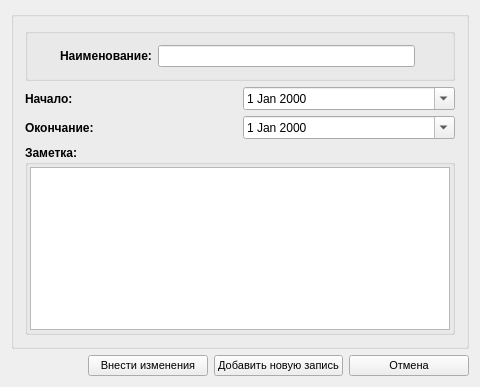
<?xml version="1.0" encoding="UTF-8"?>
<ui version="4.0">
 <class>ZPeriodForm</class>
 <widget class="QWidget" name="ZPeriodForm">
  <property name="geometry">
   <rect>
    <x>0</x>
    <y>0</y>
    <width>480</width>
    <height>387</height>
   </rect>
  </property>
  <property name="minimumSize">
   <size>
    <width>480</width>
    <height>200</height>
   </size>
  </property>
  <property name="windowTitle">
   <string>Добавление (изменение) данных по отчетным периодам</string>
  </property>
  <property name="windowIcon">
   <iconset resource="../cleaning.qrc">
    <normaloff>:/images/add.png</normaloff>:/images/add.png</iconset>
  </property>
  <property name="styleSheet">
   <string notr="true"/>
  </property>
  <layout class="QVBoxLayout" name="verticalLayout">
   <item>
    <widget class="QGroupBox" name="requiredBox">
     <property name="title">
      <string/>
     </property>
     <layout class="QGridLayout" name="gridLayout_2">
      <item row="3" column="0" colspan="2">
       <widget class="QGroupBox" name="pnlComment">
        <property name="font">
         <font>
          <weight>75</weight>
          <bold>true</bold>
         </font>
        </property>
        <property name="title">
         <string>Заметка:</string>
        </property>
        <layout class="QGridLayout" name="gridLayout">
         <property name="leftMargin">
          <number>2</number>
         </property>
         <property name="topMargin">
          <number>2</number>
         </property>
         <property name="rightMargin">
          <number>2</number>
         </property>
         <property name="bottomMargin">
          <number>2</number>
         </property>
         <property name="spacing">
          <number>1</number>
         </property>
         <item row="0" column="0">
          <widget class="QTextEdit" name="txtComment">
           <property name="font">
            <font>
             <weight>50</weight>
             <bold>false</bold>
            </font>
           </property>
          </widget>
         </item>
        </layout>
       </widget>
      </item>
      <item row="1" column="1">
       <widget class="QDateEdit" name="dateEditStart">
        <property name="calendarPopup">
         <bool>true</bool>
        </property>
       </widget>
      </item>
      <item row="1" column="0">
       <widget class="QLabel" name="nameText">
        <property name="font">
         <font>
          <weight>75</weight>
          <bold>true</bold>
         </font>
        </property>
        <property name="text">
         <string>Начало:</string>
        </property>
       </widget>
      </item>
      <item row="2" column="0">
       <widget class="QLabel" name="nameText_2">
        <property name="font">
         <font>
          <weight>75</weight>
          <bold>true</bold>
         </font>
        </property>
        <property name="text">
         <string>Окончание:</string>
        </property>
       </widget>
      </item>
      <item row="2" column="1">
       <widget class="QDateEdit" name="dateEditEnd">
        <property name="calendarPopup">
         <bool>true</bool>
        </property>
       </widget>
      </item>
      <item row="0" column="0" colspan="2">
       <widget class="QGroupBox" name="requiredBox_2">
        <property name="title">
         <string/>
        </property>
        <layout class="QGridLayout" name="gridLayout_3">
         <item row="0" column="1">
          <widget class="QLabel" name="nameText_4">
           <property name="font">
            <font>
             <weight>75</weight>
             <bold>true</bold>
            </font>
           </property>
           <property name="text">
            <string>Наименование:</string>
           </property>
          </widget>
         </item>
         <item row="0" column="2">
          <widget class="QLineEdit" name="txtName">
           <property name="maxLength">
            <number>64</number>
           </property>
          </widget>
         </item>
         <item row="0" column="0">
          <widget class="QLabel" name="nameMessage">
           <property name="sizePolicy">
            <sizepolicy hsizetype="Fixed" vsizetype="Fixed">
             <horstretch>0</horstretch>
             <verstretch>0</verstretch>
            </sizepolicy>
           </property>
           <property name="minimumSize">
            <size>
             <width>15</width>
             <height>15</height>
            </size>
           </property>
           <property name="toolTip">
            <string>&lt;!DOCTYPE HTML PUBLIC &quot;-//W3C//DTD HTML 4.0//EN&quot; &quot;http://www.w3.org/TR/REC-html40/strict.dtd&quot;&gt;
&lt;html&gt;&lt;head&gt;&lt;meta name=&quot;qrichtext&quot; content=&quot;1&quot; /&gt;&lt;style type=&quot;text/css&quot;&gt;
p, li { white-space: pre-wrap; }
&lt;/style&gt;&lt;/head&gt;&lt;body style=&quot; font-family:'MS Shell Dlg 2'; font-size:8.25pt; font-weight:400; font-style:normal;&quot;&gt;
&lt;p style=&quot; margin-top:0px; margin-bottom:0px; margin-left:0px; margin-right:0px; -qt-block-indent:0; text-indent:0px;&quot;&gt;&lt;span style=&quot; font-size:8pt; font-weight:600;&quot;&gt;1. Наименование не должно быть пустым.&lt;/span&gt;&lt;/p&gt;
&lt;p style=&quot; margin-top:0px; margin-bottom:0px; margin-left:0px; margin-right:0px; -qt-block-indent:0; text-indent:0px;&quot;&gt;&lt;span style=&quot; font-size:8pt; font-weight:600;&quot;&gt;2. Разрешены кириллица и латиница, знак нижнего подчеркивания (_) и дефис (-).&lt;/span&gt;&lt;/p&gt;
&lt;p style=&quot; margin-top:0px; margin-bottom:0px; margin-left:0px; margin-right:0px; -qt-block-indent:0; text-indent:0px;&quot;&gt;&lt;span style=&quot; font-size:8pt; font-weight:600;&quot;&gt;3. Ограничение на длину - не более 64 символов.&lt;/span&gt;&lt;/p&gt;&lt;/body&gt;&lt;/html&gt;</string>
           </property>
           <property name="text">
            <string/>
           </property>
           <property name="pixmap">
            <pixmap resource="../cleaning.qrc">:/images/modify.png</pixmap>
           </property>
          </widget>
         </item>
         <item row="0" column="3">
          <widget class="QLabel" name="nameStatus">
           <property name="sizePolicy">
            <sizepolicy hsizetype="Fixed" vsizetype="Fixed">
             <horstretch>0</horstretch>
             <verstretch>0</verstretch>
            </sizepolicy>
           </property>
           <property name="minimumSize">
            <size>
             <width>20</width>
             <height>20</height>
            </size>
           </property>
           <property name="text">
            <string/>
           </property>
           <property name="pixmap">
            <pixmap resource="../cleaning.qrc">:/images/error.png</pixmap>
           </property>
          </widget>
         </item>
        </layout>
       </widget>
      </item>
     </layout>
    </widget>
   </item>
   <item>
    <layout class="QHBoxLayout" name="horizontalLayout">
     <item>
      <spacer name="horizontalSpacer">
       <property name="orientation">
        <enum>Qt::Horizontal</enum>
       </property>
       <property name="sizeHint" stdset="0">
        <size>
         <width>40</width>
         <height>20</height>
        </size>
       </property>
      </spacer>
     </item>
     <item>
      <widget class="QPushButton" name="cmdSave">
       <property name="minimumSize">
        <size>
         <width>120</width>
         <height>0</height>
        </size>
       </property>
       <property name="font">
        <font>
         <family>MS Shell Dlg 2</family>
         <pointsize>8</pointsize>
        </font>
       </property>
       <property name="text">
        <string>Внести изменения</string>
       </property>
       <property name="icon">
        <iconset resource="../cleaning.qrc">
         <normaloff>:/images/add.png</normaloff>:/images/add.png</iconset>
       </property>
       <property name="iconSize">
        <size>
         <width>24</width>
         <height>24</height>
        </size>
       </property>
      </widget>
     </item>
     <item>
      <widget class="QPushButton" name="cmdSaveNew">
       <property name="minimumSize">
        <size>
         <width>120</width>
         <height>0</height>
        </size>
       </property>
       <property name="font">
        <font>
         <family>MS Shell Dlg 2</family>
         <pointsize>8</pointsize>
        </font>
       </property>
       <property name="text">
        <string>Добавить новую запись</string>
       </property>
       <property name="icon">
        <iconset resource="../cleaning.qrc">
         <normaloff>:/images/add.png</normaloff>:/images/add.png</iconset>
       </property>
       <property name="iconSize">
        <size>
         <width>24</width>
         <height>24</height>
        </size>
       </property>
      </widget>
     </item>
     <item>
      <widget class="QPushButton" name="cmdCancel">
       <property name="minimumSize">
        <size>
         <width>120</width>
         <height>0</height>
        </size>
       </property>
       <property name="font">
        <font>
         <family>MS Shell Dlg 2</family>
         <pointsize>8</pointsize>
        </font>
       </property>
       <property name="text">
        <string>Отмена</string>
       </property>
       <property name="icon">
        <iconset resource="../cleaning.qrc">
         <normaloff>:/images/error.png</normaloff>:/images/error.png</iconset>
       </property>
       <property name="iconSize">
        <size>
         <width>24</width>
         <height>24</height>
        </size>
       </property>
      </widget>
     </item>
    </layout>
   </item>
  </layout>
 </widget>
 <layoutdefault spacing="6" margin="11"/>
 <resources>
  <include location="../cleaning.qrc"/>
 </resources>
 <connections>
  <connection>
   <sender>cmdCancel</sender>
   <signal>clicked()</signal>
   <receiver>ZPeriodForm</receiver>
   <slot>close()</slot>
   <hints>
    <hint type="sourcelabel">
     <x>423</x>
     <y>337</y>
    </hint>
    <hint type="destinationlabel">
     <x>246</x>
     <y>181</y>
    </hint>
   </hints>
  </connection>
 </connections>
</ui>
